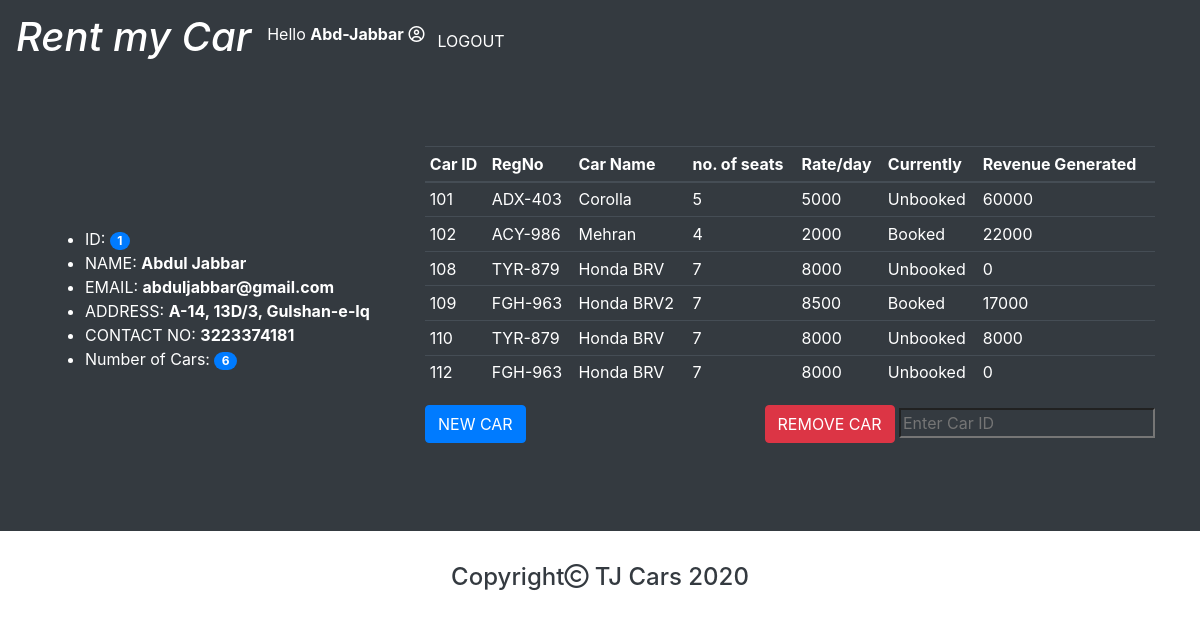
/panel.php (signed in), run on the app's committed database.
### tables this page shows
CREATE TABLE `owner` (
  `Owner_ID` varchar(13) NOT NULL,
  `Own_name` varchar(25) NOT NULL,
  `Username` varchar(25) NOT NULL,
  `Password` varchar(20) NOT NULL,
  `Own_email` varchar(30) NOT NULL,
  `Own_addr` varchar(50) NOT NULL,
  `Own_phone` bigint(15) NOT NULL
);

CREATE TABLE `car` (
  `Car_ID` int(11) NOT NULL,
  `RegNo` varchar(10) NOT NULL,
  `Car_name` varchar(25) NOT NULL,
  `no_of_seats` int(11) NOT NULL,
  `Rate_per_day` float NOT NULL,
  `Owner_ID` varchar(13) NOT NULL,
  `Availability` varchar(20) NOT NULL DEFAULT 'Available'
);

### panel.php (the view, shortened to what this page needs)
<?php
	include('config/db_connect.php');
	$car_name = $regNo = $seats = $rate = '';
	$carID = '';
	$error = ['Invalid'=>'', 'booked'=>'','car_name'=>'', 'regNo'=>'', 'seats'=>'', 'rate'=>''];
	if(isset($_SESSION['logged_in'])){
		$userName = $_SESSION['username'];
		$indicator = 0;
		$sql = "SELECT * FROM Owner WHERE username = '$userName'";
		$result = mysqli_query($conn,$sql);
		$getDetail = mysqli_fetch_assoc($result);
		$sql = "SELECT Count(*) AS total FROM Car c
				INNER JOIN Owner o ON c.Owner_ID = o.Owner_ID AND username = '$userName'";
		$result = mysqli_query($conn,$sql);
		$data = mysqli_fetch_assoc($result);
		$sql = "SELECT * FROM Car c
				INNER JOIN Owner o ON c.Owner_ID = o.Owner_ID AND username = '$userName' AND Availability <>'UnAvailable'";
		$result = mysqli_query($conn,$sql);
		$Owner_cars = mysqli_fetch_all($result,MYSQLI_ASSOC);
		$i = 0;
		foreach ($Owner_cars as $rev_by_car) {
			$temp = $rev_by_car['Car_ID'];
			$sql = "SELECT SUM(Total_amt) AS ttl_rev FROM Car c
					INNER JOIN Booking b ON c.Car_ID = b.Car_ID
					INNER JOIN Bill bl ON b.Bill_no = bl.Bill_no AND c.Car_ID = $temp";
			if(mysqli_query($conn,$sql)){
				$result = mysqli_query($conn,$sql);
				$rev = mysqli_fetch_assoc($result);
				$temp2[$i]['revenue'] = $rev['ttl_rev'];
				$i++;
			} else {
				echo mysqli_error($conn);
			}
		}
		for($j=0;($j<$i);$j++){
			$Owner_cars[$j]['revenue'] = $temp2[$j]['revenue'];
		}
	} else{
		header('Location: owner_login.php');
	}
?>
<!DOCTYPE html>
<html>
	<?php include('templates/header.php'); ?>
	<div class="jumbotron jumbotron-fluid bg-dark">
		<div class="container">
			<div class="row">
				<div class="col-sm-4 m-auto">
					<ul class="text-white">
						<li>ID: <span class="badge badge-primary badge-pill"><?php echo htmlspecialchars($getDetail['Owner_ID']) ?></span></li>
						<li>NAME: <b><?php echo htmlspecialchars($getDetail['Own_name']) ?></b></li>
						<li>EMAIL: <b><?php echo htmlspecialchars($getDetail['Own_email']) ?></b></li>
						<li>ADDRESS: <b><?php echo htmlspecialchars($getDetail['Own_addr']) ?></b></li>
						<li>CONTACT NO: <b><?php echo htmlspecialchars($getDetail['Own_phone']) ?></b></li>
						<li>Number of Cars: <span class="badge badge-primary badge-pill"><?php echo htmlspecialchars($data['total']) ?></span></li>
					</ul>
				</div>
				<div class="col-sm-8">
					<?php if($indicator == 0){ ?>
						<div class="table-responsive">
							<table class="table table-sm table-dark">
								<thead>
									<tr>
										<th>Car ID</th>
										<th>RegNo</th>
										<th>Car Name</th>
										<th>no. of seats</th>
										<th>Rate/day</th>
										<th>Currently</th>
										<th>Revenue Generated</th>
									</tr>
								</thead>
								<?php foreach ($Owner_cars as $show) { ?>
									<tr>
										<td><?php echo htmlspecialchars($show['Car_ID']) ?></td>
										<td><?php echo htmlspecialchars($show['RegNo']) ?></td>
										<td><?php echo htmlspecialchars($show['Car_name']) ?></td>
										<td><?php echo htmlspecialchars($show['no_of_seats']) ?></td>
										<td><?php echo htmlspecialchars($show['Rate_per_day']) ?></td>
										<td>
											<?php
												if($show['Availability'] == 'Available'){
													$show['Availability'] = 'Unbooked';
												}
												echo htmlspecialchars($show['Availability']);
											?>
										</td>
										<td><?php
												if($show['revenue'] == NULL){
													$show['revenue'] = 0;
												}
												echo htmlspecialchars($show['revenue']);
											?>
										</td>
									</tr>
							<?php } ?>
						</table>
					</div>
					<form action="panel.php" method="POST" class="float-md-right mb-4">
						<input type="submit" name="rm_car" value="REMOVE CAR" class="btn btn-danger btn-outline-danger text-white">
						<input type="text" name="carID" class="bg-dark text-white" placeholder="Enter Car ID" value="<?php echo htmlspecialchars($carID); ?>">
					</form>
					<form action="panel.php" method="POST">
						<input type="submit" name="add_car" value="NEW CAR" class="btn btn-primary btn-outline-primary text-white">
					</form>
					<?php } else if($indicator == 1){ ?>
						<div class="card bg-secondary w-50 m-auto">
							<div class="card-body">
								<form action="panel.php" method="POST">
									<div class="form-group">
										<label class="text-white">CAR NAME</label>
										<input type="text" name="car_name" value="<?php echo htmlspecialchars($car_name);
											?>" class="form-control" style="height:30px">
											<div style="color: tomato;"><?php echo $error['car_name'] ?></div>
									</div>
									<div class="form-group">
										<label class="text-white">REGISTRATION NUMBER</label>
										<input type="text" name="regNo" value="<?php echo htmlspecialchars($regNo); ?>" 	class="form-control" style="height:30px">
										<div style="color: tomato;"><?php echo $error['regNo'] ?></div>
									</div>
									<div class="form-group">
										<label class="text-white">NUMBER OF SEATS</label>
										<input type="number" name="seats" value="<?php echo htmlspecialchars($seats); ?>" class	="form-control" style="height:30px">
										<div style="color: tomato;"><?php echo $error['seats'] ?></div>
									</div>
									<div class="form-group">
										<label class="text-white">RATE/DAY</label>
										<input type="number" name="rate" value="<?php echo htmlspecialchars($rate); ?>" class="form-control" style="height:30px">
										<div style="color: tomato;"><?php echo $error['rate'] ?></div>
									</div>
									<input type="submit" name="carDetail" value="CONFIRM" class="btn btn-warning btn-outline-warning text-white w-100 mt-3">
								</form>
							</div>
						</div>
					<?php } ?>
				</div>
			</div>
		</div>
	</div>
	<?php include('templates/footer.php'); ?>
</html>

### templates/header.php (shortened to what this page needs)
<head>
	<link rel="stylesheet" href="https://maxcdn.bootstrapcdn.com/bootstrap/4.5.2/css/bootstrap.min.css">
</head>
<body>
	<nav class="navbar navbar-expand-sm bg-dark">
		<a href="index.php" class="navbar-brand text-white"><h1 class="font-italic">Rent my Car</h1></a>
		<ul class="navbar-nav">
			<?php if(!isset($_SESSION['logged_in'])){ ?>
				<li class="navbar-item"><a href="owner_sign_up.php" class="btn text-white" role="button">REGISTER</a></li>
				<li class="navbar-item"><a href="owner_login.php" class="btn text-white" role="button">LOG IN</a></li>
			<?php } else{ ?>
				<li class="navbar-item text-white">Hello <b><?php echo htmlspecialchars($_SESSION['username']); ?></b>      <i class="far fa-user-circle"></i></li>
				<li class="navbar-item"><a href="owner_login.php" class="btn text-white text-center" role="button">LOGOUT</a></li>
			<?php } ?>
		</ul>
	</nav>

### templates/footer.php
	<div class="container-fluid text-center text-dark">
		<h4>Copyright<i class="far fa-copyright"></i> TJ Cars 2020</h4>
	</div>
</body>

### data on the page
owner: Owner_ID "1", Own_name "Abdul Jabbar", Own_email "abduljabbar@gmail.com", Own_addr "A-14, 13D/3, Gulshan-e-Iq", Own_phone "3223374181"
car: Car_ID "101", RegNo "ADX-403", Car_name "Corolla", no_of_seats "5", Rate_per_day "5000", Availability "Unbooked", revenue "60000"
car: Car_ID "102", RegNo "ACY-986", Car_name "Mehran", no_of_seats "4", Rate_per_day "2000", Availability "Booked", revenue "22000"
car: Car_ID "108", RegNo "TYR-879", Car_name "Honda BRV", no_of_seats "7", Rate_per_day "8000", Availability "Unbooked", revenue "0"
car: Car_ID "109", RegNo "FGH-963", Car_name "Honda BRV2", no_of_seats "7", Rate_per_day "8500", Availability "Booked", revenue "17000"
car: Car_ID "110", RegNo "TYR-879", Car_name "Honda BRV", no_of_seats "7", Rate_per_day "8000", Availability "Unbooked"
car: Car_ID "112", RegNo "FGH-963", Car_name "Honda BRV", no_of_seats "7", Rate_per_day "8000", Availability "Unbooked", revenue "0"

### other printed values
$_SESSION['username'] "Abd-Jabbar"
$data['total'] "6"
